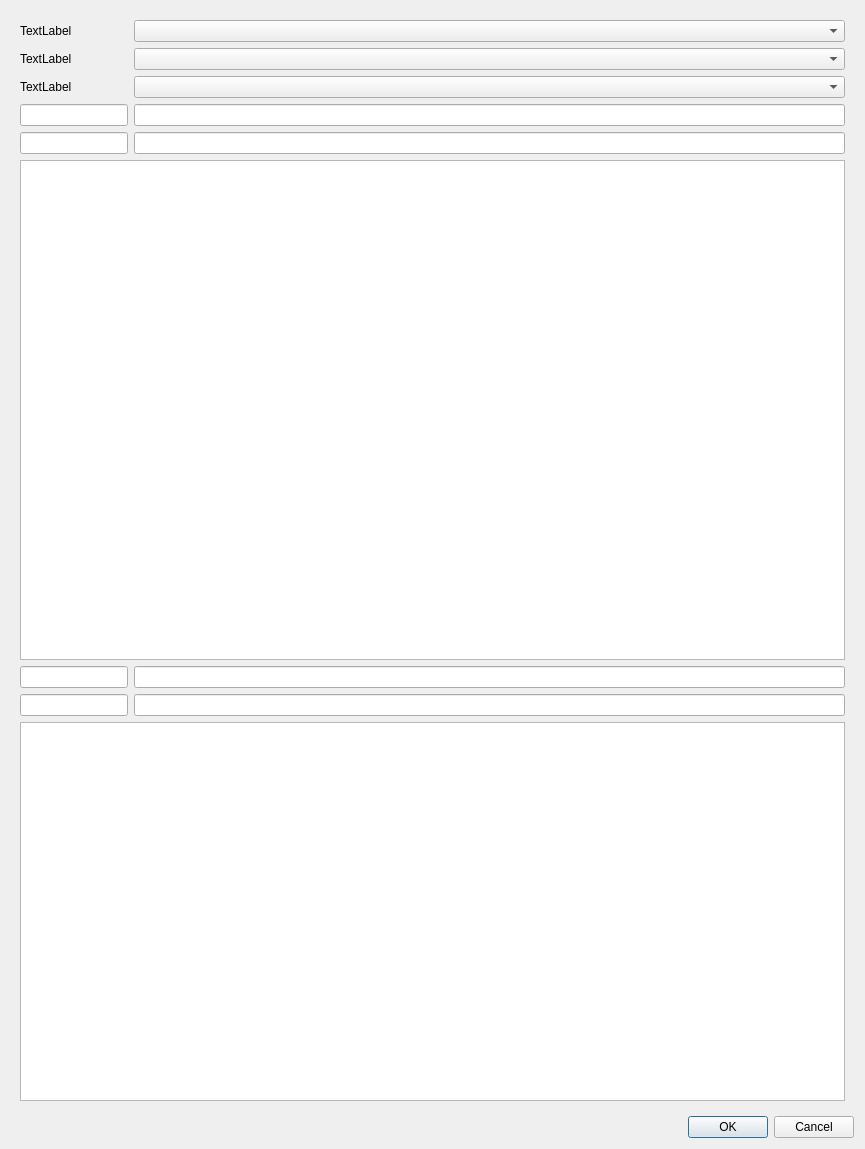
<?xml version="1.0" encoding="UTF-8"?>
<ui version="4.0">
 <class>Dialog</class>
 <widget class="QDialog" name="Dialog">
  <property name="geometry">
   <rect>
    <x>0</x>
    <y>0</y>
    <width>865</width>
    <height>1149</height>
   </rect>
  </property>
  <property name="windowTitle">
   <string>Dialog</string>
  </property>
  <layout class="QVBoxLayout" name="verticalLayout">
   <item>
    <widget class="QWidget" name="widget" native="true">
     <layout class="QFormLayout" name="formLayout">
      <property name="fieldGrowthPolicy">
       <enum>QFormLayout::AllNonFixedFieldsGrow</enum>
      </property>
      <item row="0" column="0">
       <widget class="QLabel" name="label">
        <property name="text">
         <string>TextLabel</string>
        </property>
       </widget>
      </item>
      <item row="0" column="1">
       <widget class="QComboBox" name="cboSourceSchema"/>
      </item>
      <item row="1" column="0">
       <widget class="QLabel" name="label_2">
        <property name="text">
         <string>TextLabel</string>
        </property>
       </widget>
      </item>
      <item row="1" column="1">
       <widget class="QComboBox" name="cboTargetSchema"/>
      </item>
      <item row="2" column="0">
       <widget class="QLabel" name="label_3">
        <property name="text">
         <string>TextLabel</string>
        </property>
       </widget>
      </item>
      <item row="2" column="1">
       <widget class="QComboBox" name="cboTables"/>
      </item>
      <item row="3" column="0">
       <widget class="QLineEdit" name="prefixSourceFld"/>
      </item>
      <item row="3" column="1">
       <widget class="QLineEdit" name="suffixSourceFld"/>
      </item>
      <item row="4" column="0">
       <widget class="QLineEdit" name="prefixTargetFld"/>
      </item>
      <item row="4" column="1">
       <widget class="QLineEdit" name="suffixTargetFld"/>
      </item>
      <item row="5" column="0" colspan="2">
       <widget class="QTreeView" name="tableView">
        <property name="minimumSize">
         <size>
          <width>0</width>
          <height>500</height>
         </size>
        </property>
       </widget>
      </item>
      <item row="8" column="0" colspan="2">
       <widget class="QTreeView" name="fieldView"/>
      </item>
      <item row="6" column="0">
       <widget class="QLineEdit" name="prefixSourceAttr"/>
      </item>
      <item row="7" column="0">
       <widget class="QLineEdit" name="prefixTargetAttr"/>
      </item>
      <item row="6" column="1">
       <widget class="QLineEdit" name="suffixSourceAttr"/>
      </item>
      <item row="7" column="1">
       <widget class="QLineEdit" name="suffixTargetAttr"/>
      </item>
     </layout>
    </widget>
   </item>
   <item>
    <widget class="QDialogButtonBox" name="buttonBox">
     <property name="orientation">
      <enum>Qt::Horizontal</enum>
     </property>
     <property name="standardButtons">
      <set>QDialogButtonBox::Cancel|QDialogButtonBox::Ok</set>
     </property>
    </widget>
   </item>
  </layout>
 </widget>
 <resources/>
 <connections>
  <connection>
   <sender>buttonBox</sender>
   <signal>accepted()</signal>
   <receiver>Dialog</receiver>
   <slot>accept()</slot>
   <hints>
    <hint type="sourcelabel">
     <x>248</x>
     <y>254</y>
    </hint>
    <hint type="destinationlabel">
     <x>157</x>
     <y>274</y>
    </hint>
   </hints>
  </connection>
  <connection>
   <sender>buttonBox</sender>
   <signal>rejected()</signal>
   <receiver>Dialog</receiver>
   <slot>reject()</slot>
   <hints>
    <hint type="sourcelabel">
     <x>316</x>
     <y>260</y>
    </hint>
    <hint type="destinationlabel">
     <x>286</x>
     <y>274</y>
    </hint>
   </hints>
  </connection>
 </connections>
</ui>
